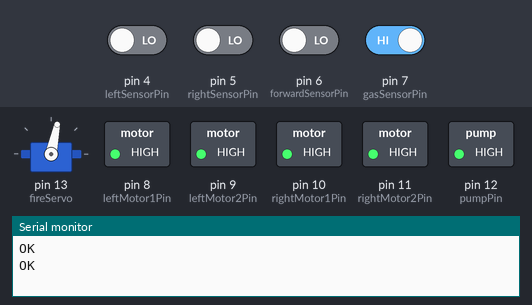
A sketch run on a simulated Arduino Uno, built with avr-gcc and run on an emulated ATmega328P. Parts: servo, switched loads named in the sketch (green lamp = pin HIGH), the last lines printed to the serial monitor. The test bench sets the inputs (shaded band); at power-on: pin 7 (gasSensorPin) HIGH, pin 4 (leftSensorPin), pin 5 (rightSensorPin), pin 6 (forwardSensorPin) LOW. The modem accepts every AT command (registered, SIM ready, sends succeed) and sends nothing else.

Above: at 4.2 s.
4.3 s: pin 6 (forwardSensorPin) driven HIGH
At 6.5 s:
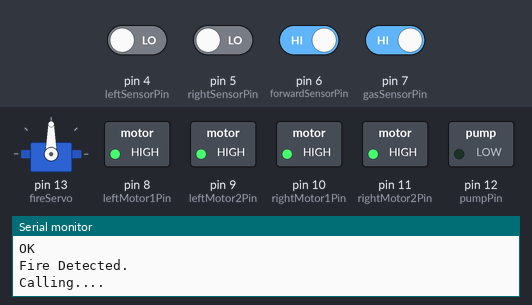
26.3 s: pin 4 (leftSensorPin) driven HIGH
At 27.7 s:
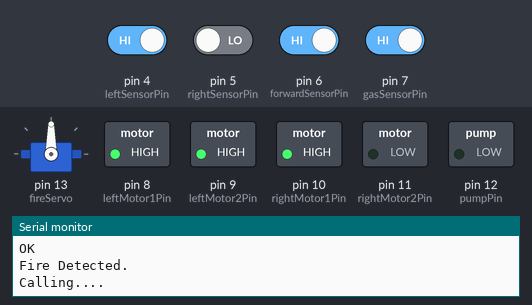
28.0 s: pin 7 (gasSensorPin) driven LOW
29.6 s: pin 4 (leftSensorPin) driven LOW
At 36.5 s:
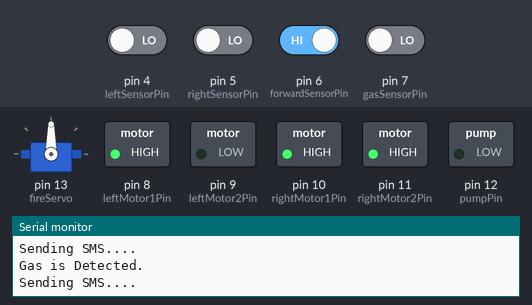
36.8 s: pin 6 (forwardSensorPin) driven LOW
At 43.7 s:
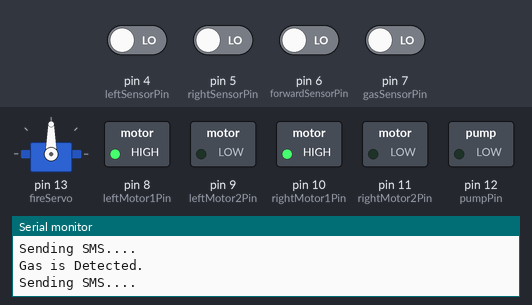
Timing chart, 0 to 53.8 s (numbered marks = the images above; inputs shaded):
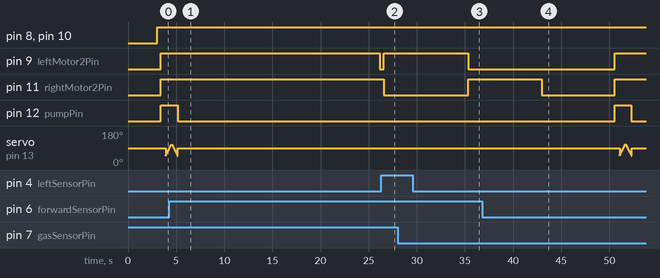

Measured:
- after the input at 4.3 s, pin 11 (rightMotor2Pin): stays HIGH (without the input it goes to LOW after 21.9 s)
- after the input at 26.3 s, pin 9 (leftMotor2Pin): LOW → HIGH after 0.27 s; pin 11 (rightMotor2Pin): HIGH → LOW after 0.27 s
- after the input at 29.6 s, pin 9 (leftMotor2Pin): HIGH → LOW after 5.8 s; pin 11 (rightMotor2Pin): LOW → HIGH after 5.8 s
- after the input at 36.8 s, pin 9 (leftMotor2Pin): LOW → HIGH after 13.8 s; pin 11 (rightMotor2Pin): HIGH → LOW after 6.2 s, → HIGH 7.6 s later; pin 12 (pumpPin): LOW → HIGH after 13.8 s, → LOW 1.7 s later

The sketch:

fire_ditection_bot.ino
```cpp
#include <Servo.h>             // Include the Servo library
#include <SoftwareSerial.h>    // Include the SoftwareSerial library

Servo fireServo;

int servoPos = 0;
boolean fireDetected = false;

const String phoneNumber = "01*********"; // Use your number with country code

#define rxPin 2
#define txPin 3
SoftwareSerial gsmModule(rxPin, txPin);
#define leftSensorPin 4          // Left sensor pin
#define rightSensorPin 5         // Right sensor pin
#define forwardSensorPin 6       // Front sensor pin
#define gasSensorPin 7           // Gas sensor pin
#define leftMotor1Pin 8          // Left motor pin 1
#define leftMotor2Pin 9          // Left motor pin 2
#define rightMotor1Pin 10        // Right motor pin 1
#define rightMotor2Pin 11        // Right motor pin 2
#define pumpPin 12               // Water pump pin

void setup() {
  Serial.begin(115200);
  gsmModule.begin(9600);
  gsmModule.println("AT");
  delay(1000);
  gsmModule.println("AT+CMGF=1");
  delay(1000);

  pinMode(leftSensorPin, INPUT);
  pinMode(rightSensorPin, INPUT);
  pinMode(forwardSensorPin, INPUT);
  pinMode(gasSensorPin, INPUT);
  pinMode(leftMotor1Pin, OUTPUT);
  pinMode(leftMotor2Pin, OUTPUT);
  pinMode(rightMotor1Pin, OUTPUT);
  pinMode(rightMotor2Pin, OUTPUT);
  pinMode(pumpPin, OUTPUT);

  fireServo.attach(13);
  fireServo.write(90);

  while(gsmModule.available()) {
    Serial.println(gsmModule.readString());
  }
}

void extinguishFire() {
  digitalWrite(leftMotor1Pin, HIGH);
  digitalWrite(leftMotor2Pin, HIGH);
  digitalWrite(rightMotor1Pin, HIGH);
  digitalWrite(rightMotor2Pin, HIGH);
  digitalWrite(pumpPin, HIGH);
  delay(500);

  for (servoPos = 50; servoPos <= 110; servoPos += 1) {
    fireServo.write(servoPos);
    delay(10);
  }
  for (servoPos = 110; servoPos >= 50; servoPos -= 1) {
    fireServo.write(servoPos);
    delay(10);
  }
  digitalWrite(pumpPin, LOW);
  fireServo.write(90);
  fireDetected = false;
}

void loop() {
  fireServo.write(90);

  if (digitalRead(leftSensorPin) == 1 && digitalRead(rightSensorPin) == 1 && digitalRead(forwardSensorPin) == 1) {
    delay(500);
    digitalWrite(leftMotor1Pin, HIGH);
    digitalWrite(leftMotor2Pin, HIGH);
    digitalWrite(rightMotor1Pin, HIGH);
    digitalWrite(rightMotor2Pin, HIGH);
  }
  else if (digitalRead(forwardSensorPin) == 0) {
    digitalWrite(leftMotor1Pin, HIGH);
    digitalWrite(leftMotor2Pin, LOW);
    digitalWrite(rightMotor1Pin, HIGH);
    digitalWrite(rightMotor2Pin, LOW);
    fireDetected = true;
  }
  else if (digitalRead(leftSensorPin) == 0) {
    digitalWrite(leftMotor1Pin, HIGH);
    digitalWrite(leftMotor2Pin, LOW);
    digitalWrite(rightMotor1Pin, HIGH);
    digitalWrite(rightMotor2Pin, HIGH);
  }
  else if (digitalRead(rightSensorPin) == 0) {
    digitalWrite(leftMotor1Pin, HIGH);
    digitalWrite(leftMotor2Pin, HIGH);
    digitalWrite(rightMotor1Pin, HIGH);
    digitalWrite(rightMotor2Pin, LOW);
  }
  delay(400); // Change this value to change the distance

  if (digitalRead(gasSensorPin) == 0) {
    Serial.println("Gas is Detected.");
    sendSMS();
  }

  while (fireDetected == true) {
    extinguishFire();
    Serial.println("Fire Detected.");
    makeCall();
  }
}

void makeCall() {
  Serial.println("Calling....");
  gsmModule.println("ATD" + phoneNumber + ";");
  delay(20000); // 20 sec delay
  gsmModule.println("ATH");
  delay(1000); // 1 sec delay
}

void sendSMS() {
  Serial.println("Sending SMS....");
  delay(50);
  gsmModule.print("AT+CMGF=1\r");
  delay(1000);
  gsmModule.print("AT+CMGS=\"" + phoneNumber + "\"\r");
  delay(1000);
  gsmModule.print("Gas Detected");
  delay(100);
  gsmModule.write(0x1A);
  delay(5000);
}
```
